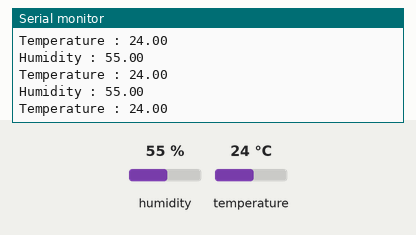
Recording of a sketch running on a simulated Arduino Uno, built with avr-gcc and run on an emulated ATmega328P. Shown: the last lines printed to the serial monitor. The inputs (shaded band) are chosen by the test bench; at power-on: humidity 55 %, temperature 24 °C.

Above: at 2.8 s.
2.9 s: humidity set to 22 %
At 3.5 s:
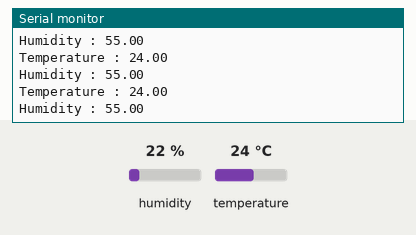
8.9 s: temperature set to 12 °C
At 9.8 s:
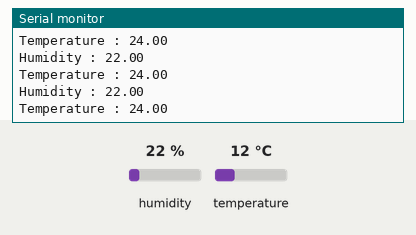
14.9 s: humidity set to 40 %
At 15.6 s:
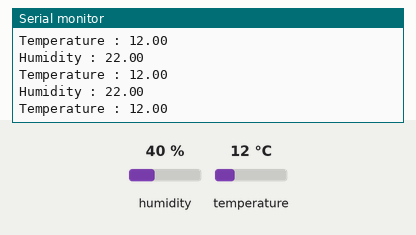
Timing chart, 0 to 17.9 s (numbered marks = the images above; inputs shaded):
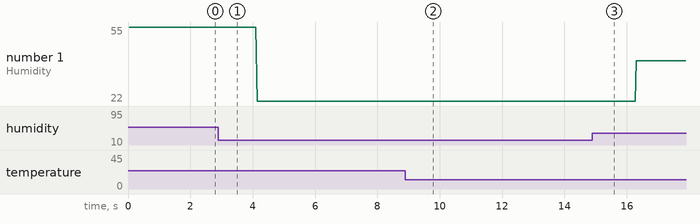

Measured:
- plotted number 1: 55 → 22 after the input at 2.9 s, 22 → 40 after the input at 14.9 s

The sketch:

DHT11.ino
```cpp
#include <DHT.h>

#define DHTPIN 6 // Define pin

#define DHTTYPE DHT11

DHT dht(DHTPIN, DHTTYPE); // Create object

void setup() {
  Serial.begin(9600); // Begin serial and dht
  dht.begin();
}

void loop() {
  float h = dht.readHumidity();
  float t = dht.readTemperature();

  if (isnan(h) || isnan(t)) { // Check for valid readings
    Serial.println("Failed to read from DHT sensor!");
    return;
  }
  else {
    Serial.print("Temperature : "); // Print readings to serial monitor
    Serial.println(t);
    Serial.print("Humidity : ");
    Serial.println(h);
    return;
  }

  delay(1000*20); // 20 second delay
}
```
